Frame 1 (no input): blank canvas, image omitted
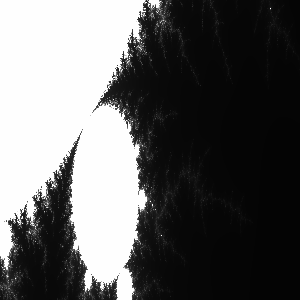
Frame 60 (the mouse pressed at the canvas centre just before this capture)
Frame 120 (the mouse held since frame 60 and released just before this capture): blank canvas, image omitted

The Processing sketch that drew this single still picture (run headless with seeded random() and noise(); from frame 60 on, the mouse is pressed at the canvas centre):

// Processing sketch: mandel_brandel_scandel
// ── mandel_brandel_scandel.pde


void setup() {
  size(300, 300);
}
float ao = 0.73;
float bo = -0.101;
float amin = -1.0763749999999999880910;
float amax = -1.1763749999999999880910;

float bmin = 0.2576250000000000000000;
float bmax = 0.2951250000000000000000;

float acf = 0.99; //0.1;
float bcf = 0.99;

void draw() {
  background(0);

  loadPixels();
  for (int x = 0; x < width; x+= 1) {
    float a = map((float)x, 0, width, amin, amax);
    a -= ao;
    for (int y = 0; y < height; y += 1) {
      float b = map((float)y, 0, height, bmin, bmax);
      b += bo;
      f(x, y, a, b);
    }
  }

  updatePixels();
  //ao += 0.0001;
  amin *= acf;
  amax *= acf;
  bmin *= bcf;
  bmax *= bcf;
}

final int MAX_I = 1000;
void f(float px, float py, float a, float b) {
  float x0 = a;
  float y0 = b;
  float x = 0;
  float y = 0;
  float i = 0;

  while (x*x + y*y < 4 && i < MAX_I) {
    float xtemp = x*x - y*y + x0;

    y = 2 * x * y + y0;
    x = xtemp;
    i += 1;
  }
  if (i < MAX_I) {
    float log_zn = log(x*x+y*y)/2;
    float nu = log(log_zn / log(2)) / log(2);
    i += 1 - nu;
  }
  color c1 = color(map(floor(i),0, MAX_I+1,0,255));
  color c2 = color(map(floor(i+1),0, MAX_I+1,0,255));
  color c = lerpColor(c1,c2,i%1);
  int pi = floor(py) * width + floor(px);
  pixels[pi] = c;
}
